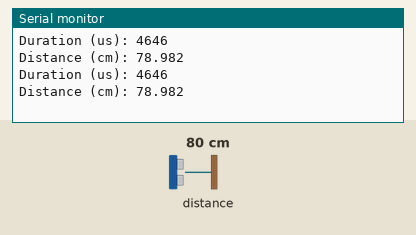
Simulated run of this sketch. Board: Arduino Uno, built with avr-gcc and run on an emulated ATmega328P. On the bench: the last lines printed to the serial monitor. Wiring (inferred from the names in the program): ultrasonic range finder: trigger pin 2; echo pin 0. Inputs (shaded band) come from the test bench; at power-on: distance to the obstacle 80 cm. The echo pulse lasts 58.3 µs per cm.

Above: at 1.8 s.
1.9 s: distance to the obstacle set to 2 cm
At 2.8 s:
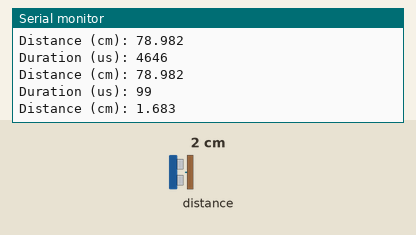
3.4 s: distance to the obstacle set to 4 cm
At 4.5 s:
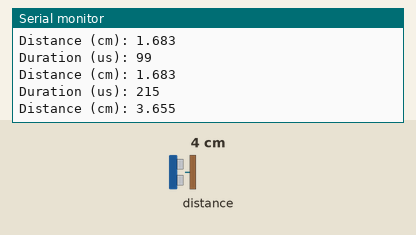
Timing chart, 0 to 6.4 s (numbered marks = the images above; inputs shaded):
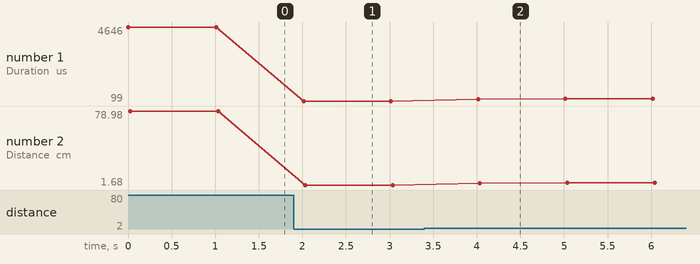

Measured:
- after the input at 1.9 s, the serial monitor: prints a new line after 0.11 s (image 1)
- after the input at 3.4 s, the serial monitor: prints a new line after 0.62 s (image 2)
- plotted number 1: 4646 → 99 after the input at 1.9 s, 99 → 235 after the input at 3.4 s
- plotted number 2: 78.98 → 1.68 after the input at 1.9 s, 1.68 → 4 after the input at 3.4 s

The sketch:

parking.ino
```cpp
#define TRIG_PIN 2 //D4
#define ECHO_PIN 0 //D3

void setup()
{
Serial.begin(9600);
pinMode(TRIG_PIN, OUTPUT);
pinMode(ECHO_PIN, INPUT);
}

void loop()
{
// Clears the trigPin for 2 microseconds
digitalWrite(TRIG_PIN, LOW);
delayMicroseconds(2);

// Sets the trigPin on HIGH state for 10 microseconds
digitalWrite(TRIG_PIN, HIGH);
delayMicroseconds(10);
digitalWrite(TRIG_PIN, LOW);

// Reads the echoPin, returns the sound wave travel time in microseconds
long duration = pulseIn(ECHO_PIN, HIGH);

// Prints the duration on the Serial Monitor
Serial.print("Duration (us): ");
Serial.println(duration);

// Calculating the distance ( distance = (duration/1.000.000)*(1/2) x (0.034 x 1000.000 cm/s) )
float distance = duration*0.017;

// Prints the distance on the Serial Monitor
Serial.print("Distance (cm): ");
Serial.println(distance,3);

Serial.println();

delay(1000);
}
```
